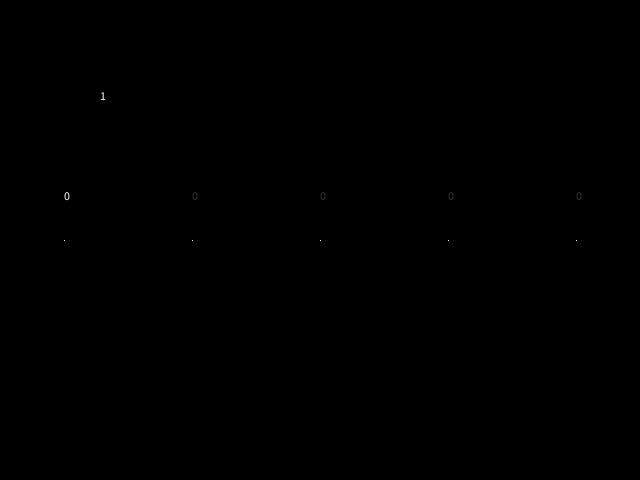
Frame 1 (no input)
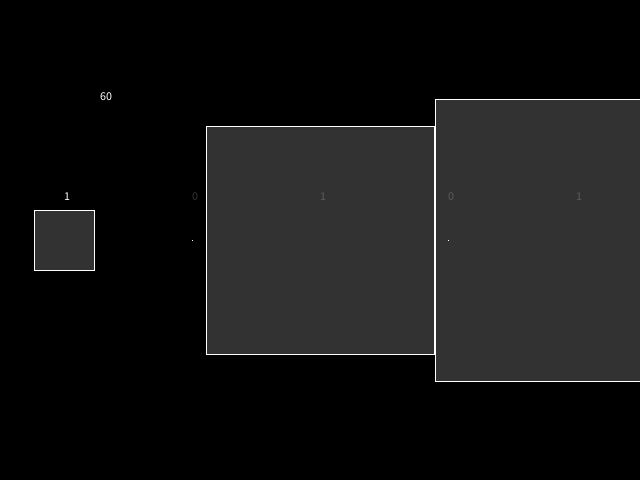
Frame 60 (the mouse pressed at the canvas centre just before this capture)
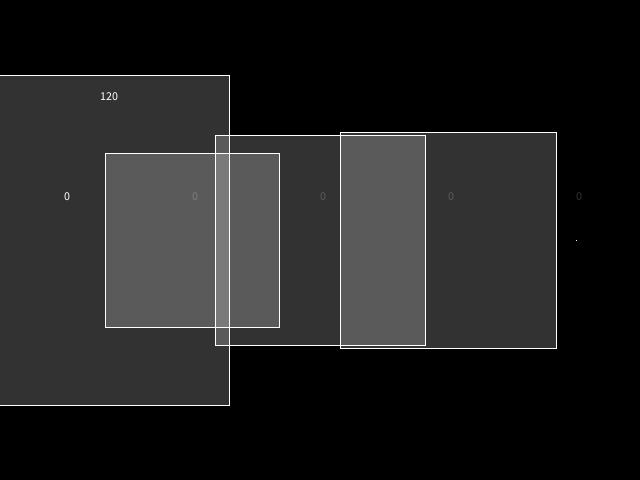
Frame 120 (the mouse held since frame 60 and released just before this capture)

The Processing sketch that drew these frames (run headless with seeded random() and noise(); from frame 60 on, the mouse is pressed at the canvas centre):

// Processing sketch: test_20140802
// ── test_20140802.pde
int frameno = 0;
int[][] seatStatus = new int[6][301];
int dotsize[] = new int[6];
  
void setup() {
 size(640, 480); 
 frameRate(10);
 
 background(0);
 
 stroke(255);
 fill(255);
 
 smooth();
 seatStatusSetup();

 rectMode(RADIUS);
}

void draw() {
  background(0);

  if(frameno < seatStatus[0].length - 1) {
    frameno++;
  } else {
    frameno = 0;
  }
  
  stroke(255);
  fill(255);
  text(frameno, 100, 100);

  for(int i=1; i<seatStatus.length; i++) {
    text(seatStatus[i][frameno], width/10*(2*i-1), 200);
    if(seatStatus[i][frameno] == 1) {
      dotsize[i] += 3;
    } else {
      if(dotsize[i] > 5) {
        dotsize[i] -= 6;
      } else {
        dotsize[i] = 0;
      }
    }
    fill(255, 50);
    rect(width/10*(2*i-1), height/2, dotsize[i], dotsize[i]);
  }
}

void seatStatusSetup() {
seatStatus[1][1]=0;  seatStatus[2][1]=0;  seatStatus[3][1]=0;  seatStatus[4][1]=0;  seatStatus[5][1]=0;
seatStatus[1][2]=0;  seatStatus[2][2]=0;  seatStatus[3][2]=0;  seatStatus[4][2]=0;  seatStatus[5][2]=0;
seatStatus[1][3]=0;  seatStatus[2][3]=0;  seatStatus[3][3]=0;  seatStatus[4][3]=0;  seatStatus[5][3]=0;
seatStatus[1][4]=0;  seatStatus[2][4]=0;  seatStatus[3][4]=0;  seatStatus[4][4]=0;  seatStatus[5][4]=0;
seatStatus[1][5]=0;  seatStatus[2][5]=0;  seatStatus[3][5]=0;  seatStatus[4][5]=0;  seatStatus[5][5]=0;
seatStatus[1][6]=0;  seatStatus[2][6]=0;  seatStatus[3][6]=0;  seatStatus[4][6]=0;  seatStatus[5][6]=0;
seatStatus[1][7]=1;  seatStatus[2][7]=0;  seatStatus[3][7]=0;  seatStatus[4][7]=0;  seatStatus[5][7]=0;
seatStatus[1][8]=1;  seatStatus[2][8]=0;  seatStatus[3][8]=0;  seatStatus[4][8]=0;  seatStatus[5][8]=0;
seatStatus[1][9]=1;  seatStatus[2][9]=0;  seatStatus[3][9]=0;  seatStatus[4][9]=0;  seatStatus[5][9]=0;
seatStatus[1][10]=1;  seatStatus[2][10]=0;  seatStatus[3][10]=0;  seatStatus[4][10]=0;  seatStatus[5][10]=0;
seatStatus[1][11]=1;  seatStatus[2][11]=0;  seatStatus[3][11]=0;  seatStatus[4][11]=0;  seatStatus[5][11]=0;
seatStatus[1][12]=1;  seatStatus[2][12]=0;  seatStatus[3][12]=0;  seatStatus[4][12]=0;  seatStatus[5][12]=0;
seatStatus[1][13]=1;  seatStatus[2][13]=0;  seatStatus[3][13]=0;  seatStatus[4][13]=0;  seatStatus[5][13]=0;
seatStatus[1][14]=1;  seatStatus[2][14]=0;  seatStatus[3][14]=0;  seatStatus[4][14]=0;  seatStatus[5][14]=1;
seatStatus[1][15]=1;  seatStatus[2][15]=0;  seatStatus[3][15]=0;  seatStatus[4][15]=0;  seatStatus[5][15]=1;
seatStatus[1][16]=1;  seatStatus[2][16]=0;  seatStatus[3][16]=0;  seatStatus[4][16]=0;  seatStatus[5][16]=1;
seatStatus[1][17]=1;  seatStatus[2][17]=0;  seatStatus[3][17]=0;  seatStatus[4][17]=0;  seatStatus[5][17]=1;
seatStatus[1][18]=1;  seatStatus[2][18]=0;  seatStatus[3][18]=0;  seatStatus[4][18]=0;  seatStatus[5][18]=1;
seatStatus[1][19]=1;  seatStatus[2][19]=0;  seatStatus[3][19]=0;  seatStatus[4][19]=0;  seatStatus[5][19]=1;
seatStatus[1][20]=1;  seatStatus[2][20]=0;  seatStatus[3][20]=0;  seatStatus[4][20]=0;  seatStatus[5][20]=1;
seatStatus[1][21]=1;  seatStatus[2][21]=0;  seatStatus[3][21]=0;  seatStatus[4][21]=0;  seatStatus[5][21]=1;
seatStatus[1][22]=1;  seatStatus[2][22]=0;  seatStatus[3][22]=0;  seatStatus[4][22]=0;  seatStatus[5][22]=1;
seatStatus[1][23]=1;  seatStatus[2][23]=0;  seatStatus[3][23]=1;  seatStatus[4][23]=0;  seatStatus[5][23]=1;
seatStatus[1][24]=1;  seatStatus[2][24]=0;  seatStatus[3][24]=1;  seatStatus[4][24]=0;  seatStatus[5][24]=1;
seatStatus[1][25]=1;  seatStatus[2][25]=0;  seatStatus[3][25]=1;  seatStatus[4][25]=0;  seatStatus[5][25]=1;
seatStatus[1][26]=1;  seatStatus[2][26]=0;  seatStatus[3][26]=1;  seatStatus[4][26]=0;  seatStatus[5][26]=1;
seatStatus[1][27]=1;  seatStatus[2][27]=0;  seatStatus[3][27]=1;  seatStatus[4][27]=0;  seatStatus[5][27]=1;
seatStatus[1][28]=1;  seatStatus[2][28]=0;  seatStatus[3][28]=1;  seatStatus[4][28]=0;  seatStatus[5][28]=1;
seatStatus[1][29]=1;  seatStatus[2][29]=0;  seatStatus[3][29]=1;  seatStatus[4][29]=0;  seatStatus[5][29]=1;
seatStatus[1][30]=0;  seatStatus[2][30]=0;  seatStatus[3][30]=1;  seatStatus[4][30]=0;  seatStatus[5][30]=1;
seatStatus[1][31]=0;  seatStatus[2][31]=0;  seatStatus[3][31]=1;  seatStatus[4][31]=0;  seatStatus[5][31]=1;
seatStatus[1][32]=0;  seatStatus[2][32]=0;  seatStatus[3][32]=1;  seatStatus[4][32]=0;  seatStatus[5][32]=1;
seatStatus[1][33]=0;  seatStatus[2][33]=0;  seatStatus[3][33]=1;  seatStatus[4][33]=0;  seatStatus[5][33]=1;
seatStatus[1][34]=0;  seatStatus[2][34]=0;  seatStatus[3][34]=1;  seatStatus[4][34]=0;  seatStatus[5][34]=1;
seatStatus[1][35]=0;  seatStatus[2][35]=0;  seatStatus[3][35]=1;  seatStatus[4][35]=0;  seatStatus[5][35]=1;
seatStatus[1][36]=0;  seatStatus[2][36]=0;  seatStatus[3][36]=1;  seatStatus[4][36]=0;  seatStatus[5][36]=1;
seatStatus[1][37]=0;  seatStatus[2][37]=0;  seatStatus[3][37]=1;  seatStatus[4][37]=0;  seatStatus[5][37]=1;
seatStatus[1][38]=0;  seatStatus[2][38]=0;  seatStatus[3][38]=1;  seatStatus[4][38]=0;  seatStatus[5][38]=1;
seatStatus[1][39]=0;  seatStatus[2][39]=0;  seatStatus[3][39]=1;  seatStatus[4][39]=0;  seatStatus[5][39]=1;
seatStatus[1][40]=0;  seatStatus[2][40]=0;  seatStatus[3][40]=1;  seatStatus[4][40]=0;  seatStatus[5][40]=1;
seatStatus[1][41]=0;  seatStatus[2][41]=0;  seatStatus[3][41]=1;  seatStatus[4][41]=0;  seatStatus[5][41]=1;
seatStatus[1][42]=0;  seatStatus[2][42]=0;  seatStatus[3][42]=1;  seatStatus[4][42]=0;  seatStatus[5][42]=1;
seatStatus[1][43]=0;  seatStatus[2][43]=0;  seatStatus[3][43]=1;  seatStatus[4][43]=0;  seatStatus[5][43]=1;
seatStatus[1][44]=0;  seatStatus[2][44]=0;  seatStatus[3][44]=1;  seatStatus[4][44]=0;  seatStatus[5][44]=1;
seatStatus[1][45]=0;  seatStatus[2][45]=0;  seatStatus[3][45]=1;  seatStatus[4][45]=0;  seatStatus[5][45]=1;
seatStatus[1][46]=0;  seatStatus[2][46]=0;  seatStatus[3][46]=1;  seatStatus[4][46]=0;  seatStatus[5][46]=1;
seatStatus[1][47]=0;  seatStatus[2][47]=0;  seatStatus[3][47]=1;  seatStatus[4][47]=0;  seatStatus[5][47]=1;
seatStatus[1][48]=0;  seatStatus[2][48]=0;  seatStatus[3][48]=1;  seatStatus[4][48]=0;  seatStatus[5][48]=1;
seatStatus[1][49]=0;  seatStatus[2][49]=0;  seatStatus[3][49]=1;  seatStatus[4][49]=0;  seatStatus[5][49]=1;
seatStatus[1][50]=0;  seatStatus[2][50]=0;  seatStatus[3][50]=1;  seatStatus[4][50]=0;  seatStatus[5][50]=1;
seatStatus[1][51]=1;  seatStatus[2][51]=0;  seatStatus[3][51]=1;  seatStatus[4][51]=0;  seatStatus[5][51]=1;
seatStatus[1][52]=1;  seatStatus[2][52]=0;  seatStatus[3][52]=1;  seatStatus[4][52]=0;  seatStatus[5][52]=1;
seatStatus[1][53]=1;  seatStatus[2][53]=0;  seatStatus[3][53]=1;  seatStatus[4][53]=0;  seatStatus[5][53]=1;
seatStatus[1][54]=1;  seatStatus[2][54]=0;  seatStatus[3][54]=1;  seatStatus[4][54]=0;  seatStatus[5][54]=1;
seatStatus[1][55]=1;  seatStatus[2][55]=0;  seatStatus[3][55]=1;  seatStatus[4][55]=0;  seatStatus[5][55]=1;
seatStatus[1][56]=1;  seatStatus[2][56]=0;  seatStatus[3][56]=1;  seatStatus[4][56]=0;  seatStatus[5][56]=1;
seatStatus[1][57]=1;  seatStatus[2][57]=0;  seatStatus[3][57]=1;  seatStatus[4][57]=0;  seatStatus[5][57]=1;
seatStatus[1][58]=1;  seatStatus[2][58]=0;  seatStatus[3][58]=1;  seatStatus[4][58]=0;  seatStatus[5][58]=1;
seatStatus[1][59]=1;  seatStatus[2][59]=0;  seatStatus[3][59]=1;  seatStatus[4][59]=0;  seatStatus[5][59]=1;
seatStatus[1][60]=1;  seatStatus[2][60]=0;  seatStatus[3][60]=1;  seatStatus[4][60]=0;  seatStatus[5][60]=1;
seatStatus[1][61]=1;  seatStatus[2][61]=0;  seatStatus[3][61]=1;  seatStatus[4][61]=1;  seatStatus[5][61]=1;
seatStatus[1][62]=1;  seatStatus[2][62]=0;  seatStatus[3][62]=1;  seatStatus[4][62]=1;  seatStatus[5][62]=1;
seatStatus[1][63]=1;  seatStatus[2][63]=0;  seatStatus[3][63]=1;  seatStatus[4][63]=1;  seatStatus[5][63]=1;
seatStatus[1][64]=1;  seatStatus[2][64]=0;  seatStatus[3][64]=1;  seatStatus[4][64]=1;  seatStatus[5][64]=1;
seatStatus[1][65]=1;  seatStatus[2][65]=0;  seatStatus[3][65]=1;  seatStatus[4][65]=1;  seatStatus[5][65]=1;
seatStatus[1][66]=1;  seatStatus[2][66]=0;  seatStatus[3][66]=1;  seatStatus[4][66]=1;  seatStatus[5][66]=1;
seatStatus[1][67]=1;  seatStatus[2][67]=0;  seatStatus[3][67]=0;  seatStatus[4][67]=1;  seatStatus[5][67]=0;
seatStatus[1][68]=1;  seatStatus[2][68]=0;  seatStatus[3][68]=0;  seatStatus[4][68]=1;  seatStatus[5][68]=0;
seatStatus[1][69]=1;  seatStatus[2][69]=0;  seatStatus[3][69]=0;  seatStatus[4][69]=1;  seatStatus[5][69]=0;
seatStatus[1][70]=1;  seatStatus[2][70]=0;  seatStatus[3][70]=0;  seatStatus[4][70]=1;  seatStatus[5][70]=0;
seatStatus[1][71]=1;  seatStatus[2][71]=0;  seatStatus[3][71]=0;  seatStatus[4][71]=1;  seatStatus[5][71]=0;
seatStatus[1][72]=1;  seatStatus[2][72]=0;  seatStatus[3][72]=0;  seatStatus[4][72]=1;  seatStatus[5][72]=0;
seatStatus[1][73]=1;  seatStatus[2][73]=0;  seatStatus[3][73]=0;  seatStatus[4][73]=1;  seatStatus[5][73]=0;
seatStatus[1][74]=1;  seatStatus[2][74]=0;  seatStatus[3][74]=0;  seatStatus[4][74]=1;  seatStatus[5][74]=0;
seatStatus[1][75]=1;  seatStatus[2][75]=0;  seatStatus[3][75]=0;  seatStatus[4][75]=1;  seatStatus[5][75]=0;
seatStatus[1][76]=1;  seatStatus[2][76]=0;  seatStatus[3][76]=0;  seatStatus[4][76]=1;  seatStatus[5][76]=0;
seatStatus[1][77]=1;  seatStatus[2][77]=0;  seatStatus[3][77]=0;  seatStatus[4][77]=1;  seatStatus[5][77]=0;
seatStatus[1][78]=1;  seatStatus[2][78]=0;  seatStatus[3][78]=0;  seatStatus[4][78]=1;  seatStatus[5][78]=0;
seatStatus[1][79]=1;  seatStatus[2][79]=0;  seatStatus[3][79]=0;  seatStatus[4][79]=1;  seatStatus[5][79]=0;
seatStatus[1][80]=1;  seatStatus[2][80]=0;  seatStatus[3][80]=0;  seatStatus[4][80]=1;  seatStatus[5][80]=0;
seatStatus[1][81]=1;  seatStatus[2][81]=0;  seatStatus[3][81]=0;  seatStatus[4][81]=1;  seatStatus[5][81]=0;
seatStatus[1][82]=1;  seatStatus[2][82]=0;  seatStatus[3][82]=0;  seatStatus[4][82]=1;  seatStatus[5][82]=0;
seatStatus[1][83]=1;  seatStatus[2][83]=0;  seatStatus[3][83]=0;  seatStatus[4][83]=1;  seatStatus[5][83]=0;
seatStatus[1][84]=1;  seatStatus[2][84]=0;  seatStatus[3][84]=0;  seatStatus[4][84]=1;  seatStatus[5][84]=0;
seatStatus[1][85]=1;  seatStatus[2][85]=0;  seatStatus[3][85]=0;  seatStatus[4][85]=1;  seatStatus[5][85]=0;
seatStatus[1][86]=1;  seatStatus[2][86]=1;  seatStatus[3][86]=1;  seatStatus[4][86]=1;  seatStatus[5][86]=0;
seatStatus[1][87]=1;  seatStatus[2][87]=1;  seatStatus[3][87]=1;  seatStatus[4][87]=1;  seatStatus[5][87]=0;
seatStatus[1][88]=1;  seatStatus[2][88]=1;  seatStatus[3][88]=1;  seatStatus[4][88]=1;  seatStatus[5][88]=0;
seatStatus[1][89]=1;  seatStatus[2][89]=1;  seatStatus[3][89]=1;  seatStatus[4][89]=1;  seatStatus[5][89]=0;
seatStatus[1][90]=1;  seatStatus[2][90]=1;  seatStatus[3][90]=1;  seatStatus[4][90]=1;  seatStatus[5][90]=0;
seatStatus[1][91]=1;  seatStatus[2][91]=1;  seatStatus[3][91]=1;  seatStatus[4][91]=1;  seatStatus[5][91]=0;
seatStatus[1][92]=1;  seatStatus[2][92]=1;  seatStatus[3][92]=1;  seatStatus[4][92]=1;  seatStatus[5][92]=0;
seatStatus[1][93]=1;  seatStatus[2][93]=1;  seatStatus[3][93]=1;  seatStatus[4][93]=1;  seatStatus[5][93]=0;
seatStatus[1][94]=1;  seatStatus[2][94]=1;  seatStatus[3][94]=1;  seatStatus[4][94]=1;  seatStatus[5][94]=0;
seatStatus[1][95]=1;  seatStatus[2][95]=1;  seatStatus[3][95]=1;  seatStatus[4][95]=1;  seatStatus[5][95]=0;
seatStatus[1][96]=1;  seatStatus[2][96]=1;  seatStatus[3][96]=1;  seatStatus[4][96]=1;  seatStatus[5][96]=0;
seatStatus[1][97]=1;  seatStatus[2][97]=1;  seatStatus[3][97]=1;  seatStatus[4][97]=1;  seatStatus[5][97]=0;
seatStatus[1][98]=1;  seatStatus[2][98]=1;  seatStatus[3][98]=1;  seatStatus[4][98]=1;  seatStatus[5][98]=0;
seatStatus[1][99]=1;  seatStatus[2][99]=1;  seatStatus[3][99]=1;  seatStatus[4][99]=1;  seatStatus[5][99]=0;
seatStatus[1][100]=1;  seatStatus[2][100]=1;  seatStatus[3][100]=1;  seatStatus[4][100]=1;  seatStatus[5][100]=0;
seatStatus[1][101]=1;  seatStatus[2][101]=1;  seatStatus[3][101]=1;  seatStatus[4][101]=1;  seatStatus[5][101]=0;
seatStatus[1][102]=1;  seatStatus[2][102]=1;  seatStatus[3][102]=1;  seatStatus[4][102]=1;  seatStatus[5][102]=0;
seatStatus[1][103]=1;  seatStatus[2][103]=1;  seatStatus[3][103]=1;  seatStatus[4][103]=1;  seatStatus[5][103]=0;
seatStatus[1][104]=1;  seatStatus[2][104]=1;  seatStatus[3][104]=1;  seatStatus[4][104]=1;  seatStatus[5][104]=0;
seatStatus[1][105]=1;  seatStatus[2][105]=1;  seatStatus[3][105]=1;  seatStatus[4][105]=1;  seatStatus[5][105]=0;
seatStatus[1][106]=1;  seatStatus[2][106]=1;  seatStatus[3][106]=1;  seatStatus[4][106]=1;  seatStatus[5][106]=0;
seatStatus[1][107]=1;  seatStatus[2][107]=1;  seatStatus[3][107]=1;  seatStatus[4][107]=1;  seatStatus[5][107]=0;
seatStatus[1][108]=1;  seatStatus[2][108]=1;  seatStatus[3][108]=1;  seatStatus[4][108]=1;  seatStatus[5][108]=0;
seatStatus[1][109]=1;  seatStatus[2][109]=1;  seatStatus[3][109]=1;  seatStatus[4][109]=1;  seatStatus[5][109]=0;
seatStatus[1][110]=1;  seatStatus[2][110]=1;  seatStatus[3][110]=1;  seatStatus[4][110]=1;  seatStatus[5][110]=0;
seatStatus[1][111]=1;  seatStatus[2][111]=1;  seatStatus[3][111]=1;  seatStatus[4][111]=1;  seatStatus[5][111]=0;
seatStatus[1][112]=1;  seatStatus[2][112]=1;  seatStatus[3][112]=1;  seatStatus[4][112]=1;  seatStatus[5][112]=0;
seatStatus[1][113]=1;  seatStatus[2][113]=1;  seatStatus[3][113]=1;  seatStatus[4][113]=0;  seatStatus[5][113]=0;
seatStatus[1][114]=1;  seatStatus[2][114]=1;  seatStatus[3][114]=1;  seatStatus[4][114]=0;  seatStatus[5][114]=0;
seatStatus[1][115]=1;  seatStatus[2][115]=1;  seatStatus[3][115]=1;  seatStatus[4][115]=0;  seatStatus[5][115]=0;
seatStatus[1][116]=0;  seatStatus[2][116]=1;  seatStatus[3][116]=1;  seatStatus[4][116]=0;  seatStatus[5][116]=0;
seatStatus[1][117]=0;  seatStatus[2][117]=1;  seatStatus[3][117]=1;  seatStatus[4][117]=0;  seatStatus[5][117]=0;
seatStatus[1][118]=0;  seatStatus[2][118]=1;  seatStatus[3][118]=1;  seatStatus[4][118]=0;  seatStatus[5][118]=0;
seatStatus[1][119]=0;  seatStatus[2][119]=0;  seatStatus[3][119]=0;  seatStatus[4][119]=0;  seatStatus[5][119]=0;
seatStatus[1][120]=0;  seatStatus[2][120]=0;  seatStatus[3][120]=0;  seatStatus[4][120]=0;  seatStatus[5][120]=0;
seatStatus[1][121]=0;  seatStatus[2][121]=0;  seatStatus[3][121]=0;  seatStatus[4][121]=0;  seatStatus[5][121]=0;
seatStatus[1][122]=0;  seatStatus[2][122]=0;  seatStatus[3][122]=0;  seatStatus[4][122]=0;  seatStatus[5][122]=0;
seatStatus[1][123]=0;  seatStatus[2][123]=0;  seatStatus[3][123]=0;  seatStatus[4][123]=0;  seatStatus[5][123]=0;
seatStatus[1][124]=0;  seatStatus[2][124]=0;  seatStatus[3][124]=0;  seatStatus[4][124]=0;  seatStatus[5][124]=0;
seatStatus[1][125]=0;  seatStatus[2][125]=0;  seatStatus[3][125]=0;  seatStatus[4][125]=0;  seatStatus[5][125]=0;
seatStatus[1][126]=0;  seatStatus[2][126]=0;  seatStatus[3][126]=0;  seatStatus[4][126]=0;  seatStatus[5][126]=0;
seatStatus[1][127]=0;  seatStatus[2][127]=0;  seatStatus[3][127]=0;  seatStatus[4][127]=0;  seatStatus[5][127]=0;
seatStatus[1][128]=0;  seatStatus[2][128]=0;  seatStatus[3][128]=0;  seatStatus[4][128]=0;  seatStatus[5][128]=0;
seatStatus[1][129]=0;  seatStatus[2][129]=0;  seatStatus[3][129]=0;  seatStatus[4][129]=0;  seatStatus[5][129]=0;
seatStatus[1][130]=0;  seatStatus[2][130]=0;  seatStatus[3][130]=0;  seatStatus[4][130]=0;  seatStatus[5][130]=0;
seatStatus[1][131]=0;  seatStatus[2][131]=0;  seatStatus[3][131]=0;  seatStatus[4][131]=0;  seatStatus[5][131]=0;
seatStatus[1][132]=0;  seatStatus[2][132]=0;  seatStatus[3][132]=0;  seatStatus[4][132]=0;  seatStatus[5][132]=0;
seatStatus[1][133]=0;  seatStatus[2][133]=0;  seatStatus[3][133]=0;  seatStatus[4][133]=0;  seatStatus[5][133]=0;
seatStatus[1][134]=0;  seatStatus[2][134]=0;  seatStatus[3][134]=0;  seatStatus[4][134]=0;  seatStatus[5][134]=0;
seatStatus[1][135]=0;  seatStatus[2][135]=0;  seatStatus[3][135]=0;  seatStatus[4][135]=0;  seatStatus[5][135]=0;
seatStatus[1][136]=0;  seatStatus[2][136]=0;  seatStatus[3][136]=0;  seatStatus[4][136]=0;  seatStatus[5][136]=0;
seatStatus[1][137]=0;  seatStatus[2][137]=0;  seatStatus[3][137]=0;  seatStatus[4][137]=0;  seatStatus[5][137]=1;
seatStatus[1][138]=0;  seatStatus[2][138]=0;  seatStatus[3][138]=0;  seatStatus[4][138]=0;  seatStatus[5][138]=1;
seatStatus[1][139]=0;  seatStatus[2][139]=0;  seatStatus[3][139]=0;  seatStatus[4][139]=0;  seatStatus[5][139]=1;
seatStatus[1][140]=0;  seatStatus[2][140]=0;  seatStatus[3][140]=0;  seatStatus[4][140]=0;  seatStatus[5][140]=1;
seatStatus[1][141]=0;  seatStatus[2][141]=0;  seatStatus[3][141]=0;  seatStatus[4][141]=0;  seatStatus[5][141]=1;
seatStatus[1][142]=0;  seatStatus[2][142]=0;  seatStatus[3][142]=0;  seatStatus[4][142]=0;  seatStatus[5][142]=1;
seatStatus[1][143]=0;  seatStatus[2][143]=0;  seatStatus[3][143]=0;  seatStatus[4][143]=0;  seatStatus[5][143]=1;
seatStatus[1][144]=0;  seatStatus[2][144]=0;  seatStatus[3][144]=0;  seatStatus[4][144]=0;  seatStatus[5][144]=1;
seatStatus[1][145]=0;  seatStatus[2][145]=0;  seatStatus[3][145]=0;  seatStatus[4][145]=0;  seatStatus[5][145]=1;
seatStatus[1][146]=0;  seatStatus[2][146]=0;  seatStatus[3][146]=0;  seatStatus[4][146]=0;  seatStatus[5][146]=1;
seatStatus[1][147]=0;  seatStatus[2][147]=0;  seatStatus[3][147]=0;  seatStatus[4][147]=0;  seatStatus[5][147]=1;
seatStatus[1][148]=0;  seatStatus[2][148]=0;  seatStatus[3][148]=0;  seatStatus[4][148]=0;  seatStatus[5][148]=1;
seatStatus[1][149]=0;  seatStatus[2][149]=0;  seatStatus[3][149]=0;  seatStatus[4][149]=0;  seatStatus[5][149]=1;
seatStatus[1][150]=0;  seatStatus[2][150]=0;  seatStatus[3][150]=0;  seatStatus[4][150]=0;  seatStatus[5][150]=1;
seatStatus[1][151]=0;  seatStatus[2][151]=0;  seatStatus[3][151]=0;  seatStatus[4][151]=0;  seatStatus[5][151]=1;
seatStatus[1][152]=0;  seatStatus[2][152]=0;  seatStatus[3][152]=0;  seatStatus[4][152]=0;  seatStatus[5][152]=1;
seatStatus[1][153]=0;  seatStatus[2][153]=0;  seatStatus[3][153]=0;  seatStatus[4][153]=0;  seatStatus[5][153]=1;
seatStatus[1][154]=0;  seatStatus[2][154]=0;  seatStatus[3][154]=0;  seatStatus[4][154]=0;  seatStatus[5][154]=1;
seatStatus[1][155]=0;  seatStatus[2][155]=0;  seatStatus[3][155]=0;  seatStatus[4][155]=0;  seatStatus[5][155]=1;
seatStatus[1][156]=0;  seatStatus[2][156]=0;  seatStatus[3][156]=0;  seatStatus[4][156]=0;  seatStatus[5][156]=1;
seatStatus[1][157]=0;  seatStatus[2][157]=0;  seatStatus[3][157]=0;  seatStatus[4][157]=0;  seatStatus[5][157]=1;
seatStatus[1][158]=0;  seatStatus[2][158]=0;  seatStatus[3][158]=0;  seatStatus[4][158]=0;  seatStatus[5][158]=1;
seatStatus[1][159]=0;  seatStatus[2][159]=0;  seatStatus[3][159]=0;  seatStatus[4][159]=0;  seatStatus[5][159]=0;
seatStatus[1][160]=0;  seatStatus[2][160]=0;  seatStatus[3][160]=0;  seatStatus[4][160]=0;  seatStatus[5][160]=0;
seatStatus[1][161]=0;  seatStatus[2][161]=0;  seatStatus[3][161]=0;  seatStatus[4][161]=0;  seatStatus[5][161]=0;
seatStatus[1][162]=0;  seatStatus[2][162]=0;  seatStatus[3][162]=0;  seatStatus[4][162]=0;  seatStatus[5][162]=0;
seatStatus[1][163]=0;  seatStatus[2][163]=0;  seatStatus[3][163]=0;  seatStatus[4][163]=0;  seatStatus[5][163]=0;
seatStatus[1][164]=0;  seatStatus[2][164]=0;  seatStatus[3][164]=0;  seatStatus[4][164]=0;  seatStatus[5][164]=0;
seatStatus[1][165]=0;  seatStatus[2][165]=0;  seatStatus[3][165]=0;  seatStatus[4][165]=0;  seatStatus[5][165]=0;
seatStatus[1][166]=0;  seatStatus[2][166]=0;  seatStatus[3][166]=0;  seatStatus[4][166]=0;  seatStatus[5][166]=0;
seatStatus[1][167]=0;  seatStatus[2][167]=0;  seatStatus[3][167]=0;  seatStatus[4][167]=0;  seatStatus[5][167]=0;
seatStatus[1][168]=0;  seatStatus[2][168]=0;  seatStatus[3][168]=0;  seatStatus[4][168]=0;  seatStatus[5][168]=0;
seatStatus[1][169]=1;  seatStatus[2][169]=0;  seatStatus[3][169]=0;  seatStatus[4][169]=0;  seatStatus[5][169]=0;
seatStatus[1][170]=1;  seatStatus[2][170]=0;  seatStatus[3][170]=0;  seatStatus[4][170]=0;  seatStatus[5][170]=0;
seatStatus[1][171]=1;  seatStatus[2][171]=0;  seatStatus[3][171]=0;  seatStatus[4][171]=0;  seatStatus[5][171]=0;
seatStatus[1][172]=1;  seatStatus[2][172]=0;  seatStatus[3][172]=0;  seatStatus[4][172]=0;  seatStatus[5][172]=0;
seatStatus[1][173]=1;  seatStatus[2][173]=0;  seatStatus[3][173]=0;  seatStatus[4][173]=0;  seatStatus[5][173]=0;
seatStatus[1][174]=1;  seatStatus[2][174]=0;  seatStatus[3][174]=0;  seatStatus[4][174]=0;  seatStatus[5][174]=0;
seatStatus[1][175]=1;  seatStatus[2][175]=0;  seatStatus[3][175]=0;  seatStatus[4][175]=0;  seatStatus[5][175]=0;
seatStatus[1][176]=1;  seatStatus[2][176]=0;  seatStatus[3][176]=0;  seatStatus[4][176]=0;  seatStatus[5][176]=0;
seatStatus[1][177]=1;  seatStatus[2][177]=0;  seatStatus[3][177]=0;  seatStatus[4][177]=0;  seatStatus[5][177]=0;
seatStatus[1][178]=1;  seatStatus[2][178]=0;  seatStatus[3][178]=0;  seatStatus[4][178]=0;  seatStatus[5][178]=0;
seatStatus[1][179]=1;  seatStatus[2][179]=0;  seatStatus[3][179]=0;  seatStatus[4][179]=0;  seatStatus[5][179]=0;
seatStatus[1][180]=1;  seatStatus[2][180]=0;  seatStatus[3][180]=0;  seatStatus[4][180]=0;  seatStatus[5][180]=0;
seatStatus[1][181]=1;  seatStatus[2][181]=0;  seatStatus[3][181]=0;  seatStatus[4][181]=0;  seatStatus[5][181]=0;
seatStatus[1][182]=1;  seatStatus[2][182]=0;  seatStatus[3][182]=0;  seatStatus[4][182]=0;  seatStatus[5][182]=0;
seatStatus[1][183]=1;  seatStatus[2][183]=0;  seatStatus[3][183]=0;  seatStatus[4][183]=0;  seatStatus[5][183]=0;
seatStatus[1][184]=1;  seatStatus[2][184]=0;  seatStatus[3][184]=0;  seatStatus[4][184]=0;  seatStatus[5][184]=0;
seatStatus[1][185]=1;  seatStatus[2][185]=0;  seatStatus[3][185]=0;  seatStatus[4][185]=0;  seatStatus[5][185]=0;
seatStatus[1][186]=1;  seatStatus[2][186]=0;  seatStatus[3][186]=0;  seatStatus[4][186]=0;  seatStatus[5][186]=0;
seatStatus[1][187]=1;  seatStatus[2][187]=0;  seatStatus[3][187]=0;  seatStatus[4][187]=0;  seatStatus[5][187]=0;
seatStatus[1][188]=1;  seatStatus[2][188]=0;  seatStatus[3][188]=1;  seatStatus[4][188]=0;  seatStatus[5][188]=0;
seatStatus[1][189]=1;  seatStatus[2][189]=0;  seatStatus[3][189]=1;  seatStatus[4][189]=0;  seatStatus[5][189]=0;
seatStatus[1][190]=1;  seatStatus[2][190]=0;  seatStatus[3][190]=1;  seatStatus[4][190]=0;  seatStatus[5][190]=0;
seatStatus[1][191]=1;  seatStatus[2][191]=0;  seatStatus[3][191]=1;  seatStatus[4][191]=0;  seatStatus[5][191]=0;
seatStatus[1][192]=1;  seatStatus[2][192]=0;  seatStatus[3][192]=1;  seatStatus[4][192]=0;  seatStatus[5][192]=0;
seatStatus[1][193]=1;  seatStatus[2][193]=0;  seatStatus[3][193]=1;  seatStatus[4][193]=0;  seatStatus[5][193]=0;
seatStatus[1][194]=1;  seatStatus[2][194]=0;  seatStatus[3][194]=1;  seatStatus[4][194]=0;  seatStatus[5][194]=0;
seatStatus[1][195]=1;  seatStatus[2][195]=0;  seatStatus[3][195]=1;  seatStatus[4][195]=0;  seatStatus[5][195]=0;
seatStatus[1][196]=0;  seatStatus[2][196]=0;  seatStatus[3][196]=1;  seatStatus[4][196]=0;  seatStatus[5][196]=0;
seatStatus[1][197]=0;  seatStatus[2][197]=0;  seatStatus[3][197]=1;  seatStatus[4][197]=0;  seatStatus[5][197]=0;
seatStatus[1][198]=0;  seatStatus[2][198]=0;  seatStatus[3][198]=1;  seatStatus[4][198]=0;  seatStatus[5][198]=0;
seatStatus[1][199]=0;  seatStatus[2][199]=0;  seatStatus[3][199]=1;  seatStatus[4][199]=0;  seatStatus[5][199]=0;
seatStatus[1][200]=0;  seatStatus[2][200]=0;  seatStatus[3][200]=1;  seatStatus[4][200]=0;  seatStatus[5][200]=0;
seatStatus[1][201]=1;  seatStatus[2][201]=0;  seatStatus[3][201]=1;  seatStatus[4][201]=0;  seatStatus[5][201]=0;
seatStatus[1][202]=1;  seatStatus[2][202]=0;  seatStatus[3][202]=1;  seatStatus[4][202]=0;  seatStatus[5][202]=0;
seatStatus[1][203]=1;  seatStatus[2][203]=0;  seatStatus[3][203]=1;  seatStatus[4][203]=0;  seatStatus[5][203]=0;
seatStatus[1][204]=1;  seatStatus[2][204]=0;  seatStatus[3][204]=1;  seatStatus[4][204]=0;  seatStatus[5][204]=0;
seatStatus[1][205]=1;  seatStatus[2][205]=0;  seatStatus[3][205]=1;  seatStatus[4][205]=0;  seatStatus[5][205]=0;
seatStatus[1][206]=1;  seatStatus[2][206]=0;  seatStatus[3][206]=1;  seatStatus[4][206]=0;  seatStatus[5][206]=0;
seatStatus[1][207]=1;  seatStatus[2][207]=0;  seatStatus[3][207]=1;  seatStatus[4][207]=0;  seatStatus[5][207]=0;
seatStatus[1][208]=1;  seatStatus[2][208]=0;  seatStatus[3][208]=1;  seatStatus[4][208]=0;  seatStatus[5][208]=0;
seatStatus[1][209]=1;  seatStatus[2][209]=0;  seatStatus[3][209]=1;  seatStatus[4][209]=0;  seatStatus[5][209]=0;
seatStatus[1][210]=1;  seatStatus[2][210]=0;  seatStatus[3][210]=1;  seatStatus[4][210]=0;  seatStatus[5][210]=0;
seatStatus[1][211]=1;  seatStatus[2][211]=0;  seatStatus[3][211]=1;  seatStatus[4][211]=0;  seatStatus[5][211]=0;
seatStatus[1][212]=1;  seatStatus[2][212]=0;  seatStatus[3][212]=1;  seatStatus[4][212]=0;  seatStatus[5][212]=0;
seatStatus[1][213]=1;  seatStatus[2][213]=0;  seatStatus[3][213]=1;  seatStatus[4][213]=0;  seatStatus[5][213]=0;
seatStatus[1][214]=1;  seatStatus[2][214]=0;  seatStatus[3][214]=1;  seatStatus[4][214]=0;  seatStatus[5][214]=0;
seatStatus[1][215]=1;  seatStatus[2][215]=0;  seatStatus[3][215]=1;  seatStatus[4][215]=1;  seatStatus[5][215]=0;
seatStatus[1][216]=1;  seatStatus[2][216]=0;  seatStatus[3][216]=1;  seatStatus[4][216]=1;  seatStatus[5][216]=0;
seatStatus[1][217]=1;  seatStatus[2][217]=0;  seatStatus[3][217]=1;  seatStatus[4][217]=1;  seatStatus[5][217]=0;
seatStatus[1][218]=1;  seatStatus[2][218]=0;  seatStatus[3][218]=1;  seatStatus[4][218]=1;  seatStatus[5][218]=0;
seatStatus[1][219]=1;  seatStatus[2][219]=0;  seatStatus[3][219]=1;  seatStatus[4][219]=1;  seatStatus[5][219]=0;
seatStatus[1][220]=1;  seatStatus[2][220]=0;  seatStatus[3][220]=1;  seatStatus[4][220]=1;  seatStatus[5][220]=0;
seatStatus[1][221]=1;  seatStatus[2][221]=0;  seatStatus[3][221]=1;  seatStatus[4][221]=1;  seatStatus[5][221]=0;
seatStatus[1][222]=1;  seatStatus[2][222]=0;  seatStatus[3][222]=1;  seatStatus[4][222]=1;  seatStatus[5][222]=0;
seatStatus[1][223]=1;  seatStatus[2][223]=0;  seatStatus[3][223]=1;  seatStatus[4][223]=1;  seatStatus[5][223]=0;
seatStatus[1][224]=1;  seatStatus[2][224]=0;  seatStatus[3][224]=1;  seatStatus[4][224]=1;  seatStatus[5][224]=0;
seatStatus[1][225]=1;  seatStatus[2][225]=0;  seatStatus[3][225]=1;  seatStatus[4][225]=1;  seatStatus[5][225]=0;
seatStatus[1][226]=1;  seatStatus[2][226]=0;  seatStatus[3][226]=1;  seatStatus[4][226]=1;  seatStatus[5][226]=0;
seatStatus[1][227]=1;  seatStatus[2][227]=0;  seatStatus[3][227]=1;  seatStatus[4][227]=1;  seatStatus[5][227]=0;
seatStatus[1][228]=1;  seatStatus[2][228]=0;  seatStatus[3][228]=1;  seatStatus[4][228]=1;  seatStatus[5][228]=0;
seatStatus[1][229]=1;  seatStatus[2][229]=0;  seatStatus[3][229]=0;  seatStatus[4][229]=1;  seatStatus[5][229]=0;
seatStatus[1][230]=1;  seatStatus[2][230]=0;  seatStatus[3][230]=0;  seatStatus[4][230]=1;  seatStatus[5][230]=0;
seatStatus[1][231]=1;  seatStatus[2][231]=0;  seatStatus[3][231]=0;  seatStatus[4][231]=1;  seatStatus[5][231]=0;
seatStatus[1][232]=1;  seatStatus[2][232]=0;  seatStatus[3][232]=0;  seatStatus[4][232]=1;  seatStatus[5][232]=0;
seatStatus[1][233]=1;  seatStatus[2][233]=0;  seatStatus[3][233]=0;  seatStatus[4][233]=1;  seatStatus[5][233]=0;
seatStatus[1][234]=1;  seatStatus[2][234]=0;  seatStatus[3][234]=0;  seatStatus[4][234]=1;  seatStatus[5][234]=0;
seatStatus[1][235]=1;  seatStatus[2][235]=0;  seatStatus[3][235]=0;  seatStatus[4][235]=1;  seatStatus[5][235]=0;
seatStatus[1][236]=1;  seatStatus[2][236]=0;  seatStatus[3][236]=0;  seatStatus[4][236]=1;  seatStatus[5][236]=0;
seatStatus[1][237]=1;  seatStatus[2][237]=0;  seatStatus[3][237]=0;  seatStatus[4][237]=1;  seatStatus[5][237]=0;
seatStatus[1][238]=1;  seatStatus[2][238]=0;  seatStatus[3][238]=0;  seatStatus[4][238]=1;  seatStatus[5][238]=0;
seatStatus[1][239]=1;  seatStatus[2][239]=0;  seatStatus[3][239]=0;  seatStatus[4][239]=1;  seatStatus[5][239]=0;
seatStatus[1][240]=0;  seatStatus[2][240]=0;  seatStatus[3][240]=0;  seatStatus[4][240]=1;  seatStatus[5][240]=0;
seatStatus[1][241]=0;  seatStatus[2][241]=0;  seatStatus[3][241]=0;  seatStatus[4][241]=1;  seatStatus[5][241]=0;
seatStatus[1][242]=0;  seatStatus[2][242]=0;  seatStatus[3][242]=0;  seatStatus[4][242]=1;  seatStatus[5][242]=0;
seatStatus[1][243]=0;  seatStatus[2][243]=0;  seatStatus[3][243]=0;  seatStatus[4][243]=1;  seatStatus[5][243]=0;
seatStatus[1][244]=0;  seatStatus[2][244]=0;  seatStatus[3][244]=0;  seatStatus[4][244]=1;  seatStatus[5][244]=0;
seatStatus[1][245]=0;  seatStatus[2][245]=0;  seatStatus[3][245]=0;  seatStatus[4][245]=1;  seatStatus[5][245]=0;
seatStatus[1][246]=0;  seatStatus[2][246]=1;  seatStatus[3][246]=0;  seatStatus[4][246]=1;  seatStatus[5][246]=0;
seatStatus[1][247]=0;  seatStatus[2][247]=1;  seatStatus[3][247]=0;  seatStatus[4][247]=1;  seatStatus[5][247]=0;
seatStatus[1][248]=0;  seatStatus[2][248]=1;  seatStatus[3][248]=0;  seatStatus[4][248]=1;  seatStatus[5][248]=0;
seatStatus[1][249]=0;  seatStatus[2][249]=1;  seatStatus[3][249]=0;  seatStatus[4][249]=1;  seatStatus[5][249]=0;
seatStatus[1][250]=0;  seatStatus[2][250]=1;  seatStatus[3][250]=0;  seatStatus[4][250]=1;  seatStatus[5][250]=0;
seatStatus[1][251]=0;  seatStatus[2][251]=1;  seatStatus[3][251]=0;  seatStatus[4][251]=1;  seatStatus[5][251]=0;
seatStatus[1][252]=0;  seatStatus[2][252]=0;  seatStatus[3][252]=0;  seatStatus[4][252]=0;  seatStatus[5][252]=0;
seatStatus[1][253]=0;  seatStatus[2][253]=0;  seatStatus[3][253]=0;  seatStatus[4][253]=0;  seatStatus[5][253]=0;
seatStatus[1][254]=0;  seatStatus[2][254]=0;  seatStatus[3][254]=0;  seatStatus[4][254]=0;  seatStatus[5][254]=0;
seatStatus[1][255]=0;  seatStatus[2][255]=0;  seatStatus[3][255]=0;  seatStatus[4][255]=0;  seatStatus[5][255]=0;
seatStatus[1][256]=0;  seatStatus[2][256]=0;  seatStatus[3][256]=0;  seatStatus[4][256]=0;  seatStatus[5][256]=0;
seatStatus[1][257]=0;  seatStatus[2][257]=0;  seatStatus[3][257]=0;  seatStatus[4][257]=0;  seatStatus[5][257]=0;
seatStatus[1][258]=0;  seatStatus[2][258]=0;  seatStatus[3][258]=0;  seatStatus[4][258]=0;  seatStatus[5][258]=0;
seatStatus[1][259]=1;  seatStatus[2][259]=1;  seatStatus[3][259]=1;  seatStatus[4][259]=1;  seatStatus[5][259]=1;
seatStatus[1][260]=1;  seatStatus[2][260]=1;  seatStatus[3][260]=1;  seatStatus[4][260]=1;  seatStatus[5][260]=1;
seatStatus[1][261]=1;  seatStatus[2][261]=1;  seatStatus[3][261]=1;  seatStatus[4][261]=1;  seatStatus[5][261]=1;
seatStatus[1][262]=1;  seatStatus[2][262]=1;  seatStatus[3][262]=1;  seatStatus[4][262]=1;  seatStatus[5][262]=1;
seatStatus[1][263]=1;  seatStatus[2][263]=1;  seatStatus[3][263]=1;  seatStatus[4][263]=1;  seatStatus[5][263]=1;
seatStatus[1][264]=1;  seatStatus[2][264]=1;  seatStatus[3][264]=1;  seatStatus[4][264]=1;  seatStatus[5][264]=1;
seatStatus[1][265]=1;  seatStatus[2][265]=1;  seatStatus[3][265]=1;  seatStatus[4][265]=1;  seatStatus[5][265]=1;
seatStatus[1][266]=1;  seatStatus[2][266]=1;  seatStatus[3][266]=1;  seatStatus[4][266]=1;  seatStatus[5][266]=1;
seatStatus[1][267]=1;  seatStatus[2][267]=1;  seatStatus[3][267]=1;  seatStatus[4][267]=1;  seatStatus[5][267]=1;
seatStatus[1][268]=1;  seatStatus[2][268]=1;  seatStatus[3][268]=1;  seatStatus[4][268]=1;  seatStatus[5][268]=1;
seatStatus[1][269]=1;  seatStatus[2][269]=1;  seatStatus[3][269]=1;  seatStatus[4][269]=1;  seatStatus[5][269]=1;
seatStatus[1][270]=1;  seatStatus[2][270]=1;  seatStatus[3][270]=1;  seatStatus[4][270]=1;  seatStatus[5][270]=1;
seatStatus[1][271]=1;  seatStatus[2][271]=1;  seatStatus[3][271]=1;  seatStatus[4][271]=1;  seatStatus[5][271]=1;
seatStatus[1][272]=1;  seatStatus[2][272]=1;  seatStatus[3][272]=1;  seatStatus[4][272]=1;  seatStatus[5][272]=1;
seatStatus[1][273]=1;  seatStatus[2][273]=1;  seatStatus[3][273]=1;  seatStatus[4][273]=1;  seatStatus[5][273]=1;
seatStatus[1][274]=1;  seatStatus[2][274]=1;  seatStatus[3][274]=1;  seatStatus[4][274]=1;  seatStatus[5][274]=1;
seatStatus[1][275]=1;  seatStatus[2][275]=1;  seatStatus[3][275]=1;  seatStatus[4][275]=1;  seatStatus[5][275]=1;
seatStatus[1][276]=1;  seatStatus[2][276]=1;  seatStatus[3][276]=1;  seatStatus[4][276]=1;  seatStatus[5][276]=1;
seatStatus[1][277]=1;  seatStatus[2][277]=1;  seatStatus[3][277]=1;  seatStatus[4][277]=1;  seatStatus[5][277]=1;
seatStatus[1][278]=1;  seatStatus[2][278]=1;  seatStatus[3][278]=1;  seatStatus[4][278]=1;  seatStatus[5][278]=1;
seatStatus[1][279]=1;  seatStatus[2][279]=1;  seatStatus[3][279]=1;  seatStatus[4][279]=1;  seatStatus[5][279]=1;
seatStatus[1][280]=1;  seatStatus[2][280]=1;  seatStatus[3][280]=1;  seatStatus[4][280]=1;  seatStatus[5][280]=1;
seatStatus[1][281]=1;  seatStatus[2][281]=1;  seatStatus[3][281]=1;  seatStatus[4][281]=1;  seatStatus[5][281]=1;
seatStatus[1][282]=1;  seatStatus[2][282]=1;  seatStatus[3][282]=1;  seatStatus[4][282]=1;  seatStatus[5][282]=1;
seatStatus[1][283]=1;  seatStatus[2][283]=1;  seatStatus[3][283]=1;  seatStatus[4][283]=1;  seatStatus[5][283]=1;
seatStatus[1][284]=1;  seatStatus[2][284]=1;  seatStatus[3][284]=1;  seatStatus[4][284]=1;  seatStatus[5][284]=1;
seatStatus[1][285]=1;  seatStatus[2][285]=1;  seatStatus[3][285]=1;  seatStatus[4][285]=1;  seatStatus[5][285]=1;
seatStatus[1][286]=1;  seatStatus[2][286]=1;  seatStatus[3][286]=1;  seatStatus[4][286]=1;  seatStatus[5][286]=1;
seatStatus[1][287]=1;  seatStatus[2][287]=1;  seatStatus[3][287]=1;  seatStatus[4][287]=1;  seatStatus[5][287]=1;
seatStatus[1][288]=1;  seatStatus[2][288]=1;  seatStatus[3][288]=1;  seatStatus[4][288]=1;  seatStatus[5][288]=1;
seatStatus[1][289]=0;  seatStatus[2][289]=0;  seatStatus[3][289]=1;  seatStatus[4][289]=0;  seatStatus[5][289]=0;
seatStatus[1][290]=0;  seatStatus[2][290]=0;  seatStatus[3][290]=1;  seatStatus[4][290]=0;  seatStatus[5][290]=0;
seatStatus[1][291]=0;  seatStatus[2][291]=0;  seatStatus[3][291]=1;  seatStatus[4][291]=0;  seatStatus[5][291]=0;
seatStatus[1][292]=0;  seatStatus[2][292]=0;  seatStatus[3][292]=1;  seatStatus[4][292]=0;  seatStatus[5][292]=0;
seatStatus[1][293]=0;  seatStatus[2][293]=0;  seatStatus[3][293]=1;  seatStatus[4][293]=0;  seatStatus[5][293]=0;
seatStatus[1][294]=0;  seatStatus[2][294]=0;  seatStatus[3][294]=1;  seatStatus[4][294]=0;  seatStatus[5][294]=0;
seatStatus[1][295]=0;  seatStatus[2][295]=0;  seatStatus[3][295]=1;  seatStatus[4][295]=0;  seatStatus[5][295]=0;
seatStatus[1][296]=0;  seatStatus[2][296]=0;  seatStatus[3][296]=1;  seatStatus[4][296]=0;  seatStatus[5][296]=0;
seatStatus[1][297]=0;  seatStatus[2][297]=0;  seatStatus[3][297]=1;  seatStatus[4][297]=0;  seatStatus[5][297]=0;
seatStatus[1][298]=0;  seatStatus[2][298]=0;  seatStatus[3][298]=1;  seatStatus[4][298]=0;  seatStatus[5][298]=0;
seatStatus[1][299]=0;  seatStatus[2][299]=0;  seatStatus[3][299]=1;  seatStatus[4][299]=0;  seatStatus[5][299]=0;
seatStatus[1][300]=0;  seatStatus[2][300]=0;  seatStatus[3][300]=0;  seatStatus[4][300]=0;  seatStatus[5][300]=0;
}
